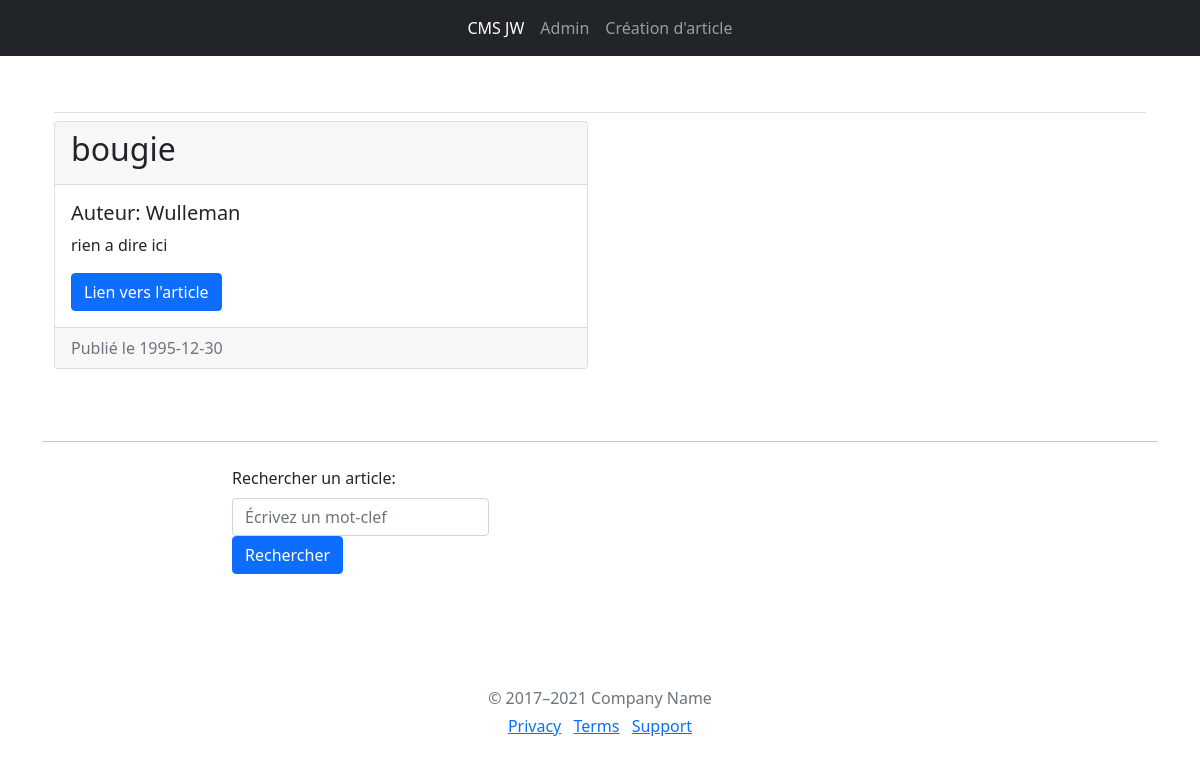
Screenshot of /article/wsdf35wre4tgvg with the database file from the repository.
### tables this page shows
CREATE TABLE article(
    identifiant varchar(50) PRIMARY KEY,
    titre varchar(50) NOT NULL,
    auteur varchar(50) NOT NULL,
    date_publication datetime NOT NULL,
    paragraphe varchar(200) NOT NULL
);

### app.py (the view)
@tp1.route('/article/<string:identifiant>', methods=['GET'])
def get_article(identifiant):
    temp = get_db().get_article_by_id(identifiant)
    if temp is None:
        return render_template("erreur.html"), 404
    else:
        article = []
        article.append(temp)
        return render_template("liste_articles.html", articles=article)

### app.py (called while the page is built)
def get_db():
    db = getattr(g, '_database', None)
    if db is None:
        g._database = Database()
    return g._database

@tp1.teardown_appcontext
def close_connection(exception):
    db = getattr(g, '_database', None)
    if db is not None:
        db.disconnect()

### database.py (called while the page is built)
    def get_connection(self):
        if self.connection is None:
            self.connection = sqlite3.connect('db/database.db')
        return self.connection

    def disconnect(self):
        if self.connection is not None:
            self.connection.close()
            self.connection = None

    def get_article_by_id(self, identifiant):
        requete = "SELECT * FROM article WHERE identifiant like '" + \
            identifiant+"'"
        cursor = self.get_connection().cursor()
        cursor.execute(requete)
        article = cursor.fetchone()
        return article

### templates/liste_articles.html (shortened to what this page needs)
{% extends "layout.html" %}
{%block content%}
<div class="container px-4 py-5" id="featured-3">
    <h1 class="pb-2 border-bottom">{{ titre }}</h1>
    <div class="row  row-cols-1 row-cols-md-2 g-4">
        {% if articles|length == 0 %}
        <h2>Aucun résultat trouvé</h2>
        {% else %}
        {% for article in articles %}
        <div class="feature col">
            <div class="card">
                <div class="card-header">
                    <h2>{{ article[1] }}</h2>
                </div>
                <div class="card-body">
                    <h5 class="card-title">Auteur: {{ article[2] }}</h5>
                    <p class="card-text">{{ article[4] }}</p>
                    <a href="/article/{{ article[0] }}" class="btn btn-primary">Lien vers l'article</a>
                </div>
                <div class="card-footer text-muted">
                    Publié le {{ article[3] }}
                </div>
            </div>
        </div>
        {% endfor %}
        {% endif %}
    </div>
</div>
<div class="container ">
    <hr class="my-4">
    <div class="row height d-flex justify-content-center align-items-center">
        <div class="col-md-8">
            <div class="input-group mb-3">
                <form action="/" method="post">
                    <label for="recherche" class="form-label">Rechercher un article:</label>
                    <input class="form-control" type="search" name="recherche" minlength="2" maxlength="50"
                        pattern="[A-Za-z]*" placeholder="Écrivez un mot-clef" id="recherche">
                    <button type="submit" class="btn btn-primary">Rechercher</button>
                </form>
            </div>
        </div>
    </div>
</div>
{%endblock%}

### rows the page displays
article: titre "bougie", auteur "Wulleman", paragraphe "rien a dire ici", date_publication "1995-12-30"
